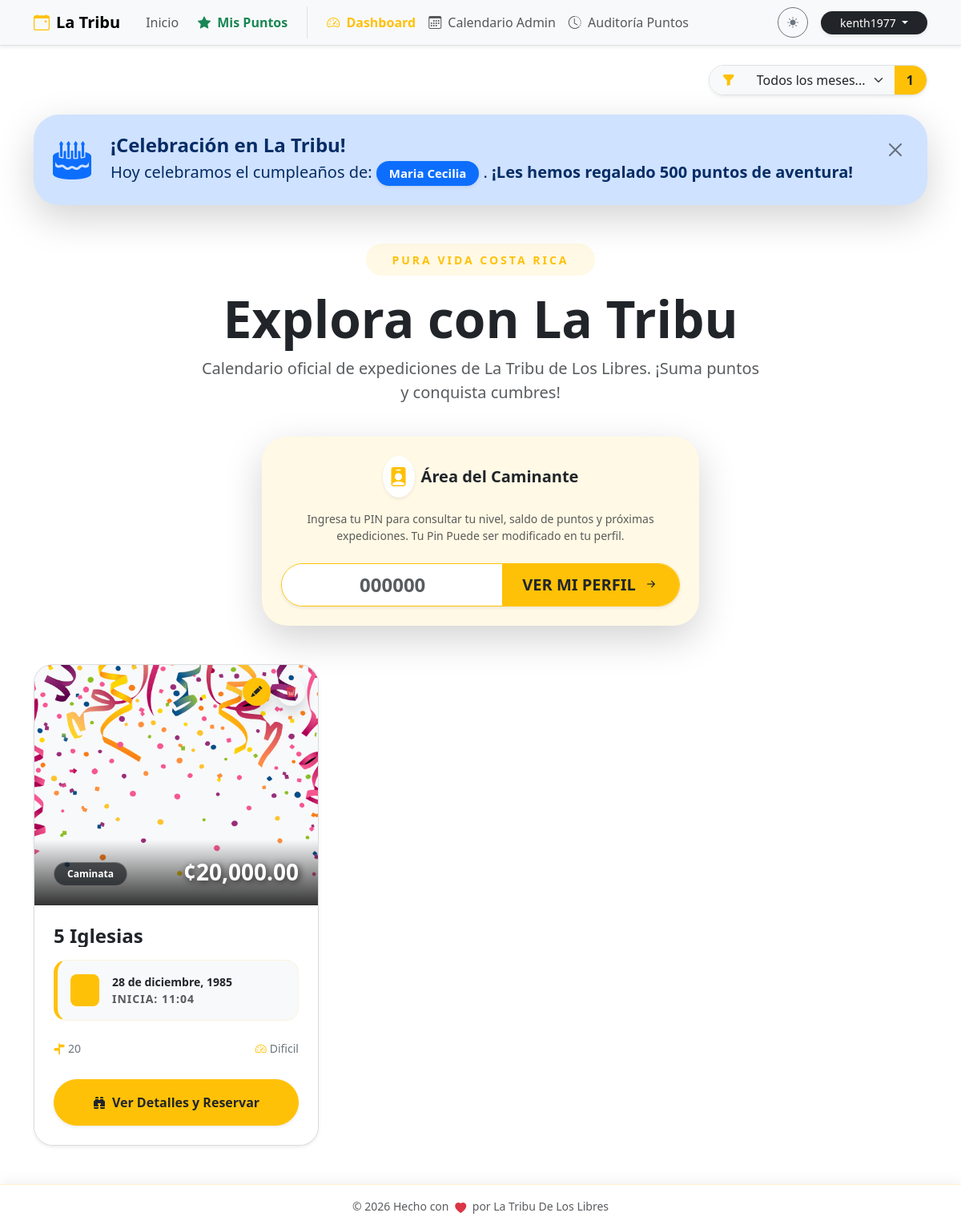
Screenshot of / (signed in) with the database file from the repository.
### db.py (models this page shows, shortened)
class User(db.Model, UserMixin):
    __tablename__ = 'user'
    id = db.Column(db.Integer, primary_key=True)
    email = db.Column(db.String(120), unique=True, nullable=False)
    password = db.Column(db.String(200), nullable=False)
    is_superuser = db.Column(db.Boolean, default=False)

class Member(db.Model):
    __tablename__ = 'member'
    id = db.Column(db.Integer, primary_key=True)
    pin = db.Column(db.String(10), unique=True, nullable=False)
    nombre = db.Column(db.String(100), nullable=False)
    apellido1 = db.Column(db.String(100), nullable=False)
    apellido2 = db.Column(db.String(100))
    telefono = db.Column(db.String(20))
    birth_date = db.Column(db.Date)
    puntos_totales = db.Column(db.Integer, default=0)
    ultimo_regalo_bday = db.Column(db.Integer, default=0)
    bookings = db.relationship('Booking', backref='member', lazy=True, cascade="all, delete-orphan")
    point_logs = db.relationship('PointLog', backref='member', lazy=True, cascade="all, delete-orphan")

class Event(db.Model):
    __tablename__ = 'event'
    id = db.Column(db.Integer, primary_key=True)
    title = db.Column(db.String(150), nullable=False)
    flyer = db.Column(db.String(255)) # Nombre del archivo de imagen en el servidor
    currency = db.Column(db.String(10), default='¢')
    price = db.Column(db.Float, default=0.0)
    points_reward = db.Column(db.Integer, default=10) # Puntos que otorga al aventurero
    activity_type = db.Column(db.String(100)) # Caminata, Internacional, etc.
    duration_days = db.Column(db.Integer, default=1)
    event_date = db.Column(db.Date, nullable=False) # Fecha de inicio
    end_date = db.Column(db.Date) # Fecha de cierre para expediciones de varios días
    departure_point = db.Column(db.String(200)) # Punto de encuentro principal
    departure_time = db.Column(db.String(50))
    difficulty = db.Column(db.String(50))
    distance = db.Column(db.String(50))
    capacity = db.Column(db.Integer, default=0) # Cupos disponibles
    reservation_fee = db.Column(db.String(100)) # Monto requerido para apartar lugar
    description = db.Column(db.Text) # Itinerario detallado
    pickup_point = db.Column(db.String(200)) # Puntos de recogida adicionales
    status = db.Column(db.String(50), default='Activa') # Activa, Suspendido, Se Traslado
    moved_date = db.Column(db.Date) # Nueva fecha en caso de traslado
    bookings = db.relationship('Booking', backref='event', lazy=True, cascade="all, delete-orphan")

### app.py (the view)
@main_bp.route('/')
def home():
    search_month = request.args.get('search_month', type=int)
    query = Event.query
    if search_month:
        query = query.filter(extract('month', Event.event_date) == search_month)
    events = query.order_by(Event.event_date.asc()).all()
    return render_template('home.html', events=events)

### templates/home.html (shortened to what this page needs)
{% extends "base.html" %}
{% block content %}
{% set meses = ['', 'enero', 'febrero', 'marzo', 'abril', 'mayo', 'junio', 'julio', 'agosto', 'septiembre', 'octubre', 'noviembre', 'diciembre'] %}
<div class="row align-items-center mb-4 animate__animated animate__fadeIn">
    <div class="col-lg-12 text-center">
        <div class="d-inline-block p-2 bg-warning bg-opacity-10 rounded-pill mb-3">
            <span class="text-warning fw-bold small px-4 text-uppercase" style="letter-spacing: 3px;">Pura Vida Costa Rica</span>
        </div>
        <h1 class="display-3 fw-bold mb-0">Explora con La Tribu</h1>
        <p class="lead text-muted mt-2 mx-auto" style="max-width: 700px;">
            Calendario oficial de expediciones de La Tribu de Los Libres. ¡Suma puntos y conquista cumbres!
        </p>
    </div>
</div>
<div class="row justify-content-center mb-5 animate__animated animate__fadeInUp" style="animation-delay: 0.2s;">
    <div class="col-md-8 col-lg-6">
        <div class="card border-0 shadow-lg rounded-5 overflow-hidden position-relative">
            <div class="position-absolute top-0 start-0 w-100 h-100 bg-warning bg-opacity-10" style="z-index: 0;"></div>
            <div class="card-body p-4 text-center position-relative" style="z-index: 1;">
                <div class="d-flex justify-content-center align-items-center mb-3">
                    <div class="bg-white p-2 rounded-circle shadow-sm me-2 text-warning">
                        <i class="bi bi-person-badge-fill fs-4"></i>
                    </div>
                    <h5 class="fw-bold mb-0 text-dark">Área del Caminante</h5>
                </div>
                <p class="text-muted small mb-4">
                    Ingresa tu PIN para consultar tu nivel, saldo de puntos y próximas expediciones. Tu Pin Puede ser modificado en tu perfil.
                </p>
                <div class="input-group input-group-lg shadow-sm rounded-pill overflow-hidden border border-warning bg-white">
                    <input type="text" id="quickPinInput" class="form-control border-0 text-center fw-bold text-primary fs-4" placeholder="000000" maxlength="6" oninput="this.value = this.value.replace(/[^0-9]/g, '')">
                    <button class="btn btn-warning fw-bold text-dark px-4 transition-hover" type="button" onclick="goToProfileQuick()">
                        <span class="ver-text">VER </span>MI PERFIL <i class="bi bi-arrow-right-short ms-1"></i>
                    </button>
                </div>
            </div>
        </div>
    </div>
</div>
<div class="row g-4">
    {% if events %}
        {% for event in events %}
        <div class="col-md-6 col-lg-4">
            <div class="card h-100 shadow-sm border border-secondary border-opacity-25 overflow-hidden position-relative adventure-card animate__animated animate__fadeInUp" style="animation-delay: {{ loop.index0 * 0.1 }}s">
                {% if current_user.is_authenticated and current_user.is_superuser %}
                <div class="position-absolute top-0 end-0 m-3 z-3 d-flex gap-2">
                    <button class="btn btn-warning btn-sm rounded-circle shadow text-dark border-0 btn-admin-float" title="Editar Actividad" data-bs-toggle="modal" data-bs-target="#editModal{{ event.id }}">
                        <i class="bi bi-pencil-fill"></i>
                    </button>
                    <button class="btn btn-white btn-sm rounded-circle shadow text-danger border-0 btn-admin-float" title="Eliminar" data-bs-toggle="modal" data-bs-target="#deleteModal{{ event.id }}">
                        <i class="bi bi-trash3-fill"></i>
                    </button>
                </div>
                {% endif %}
                <div class="card-img-container" style="height: 300px; background: var(--bs-tertiary-bg); position: relative; overflow: hidden;">
                    {% if event.flyer %}
                        <img src="{{ url_for('static', filename='uploads/flyers/' + event.flyer) }}" class="card-img-top w-100 h-100 flyer-zoom" style="object-fit: cover;" alt="{{ event.title }}">
                    {% else %}
                        <div class="w-100 h-100 d-flex flex-column align-items-center justify-content-center text-muted">
                            <i class="bi bi-image display-1 opacity-10"></i>
                            <small class="fw-bold opacity-25">Flyer pendiente</small>
                        </div>
                    {% endif %}
                    <div class="price-overlay position-absolute bottom-0 start-0 w-100 p-4 d-flex justify-content-between align-items-end" style="background: linear-gradient(transparent, rgba(0,0,0,0.8));">
                        <span class="badge bg-dark bg-opacity-75 text-white px-3 py-2 rounded-pill small border border-white border-opacity-25">{{ event.activity_type }}</span>
                        <div class="price-tag">
                            <span class="h3 fw-bold mb-0 text-white shadow-text">{{ event.currency }}{{ "{:,.2f}".format(event.price) }}</span>
                        </div>
                    </div>
                </div>
                <div class="card-body p-4">
                    <h4 class="card-title fw-bold mb-3 text-truncate-2 title-link">{{ event.title }}</h4>
                    <div class="mb-4 p-3 bg-body-tertiary rounded-4 small border border-warning border-opacity-10 ticket-date">
                        <div class="d-flex align-items-center">
                            <div class="bg-warning bg-opacity-20 p-2 rounded-3 me-3 text-warning">
                                <i class="bi bi-calendar3 h5 mb-0"></i>
                            </div>
                            <div>
                                <div class="fw-bold text-body">
                                    {% if event.duration_days > 1 %}
                                        Del {{ event.event_date.day }} al {{ event.end_date.day }} de {{ meses[event.end_date.month] }}
                                    {% else %}
                                        {{ event.event_date.day }} de {{ meses[event.event_date.month] }}, {{ event.event_date.year }}
                                    {% endif %}
                                </div>
                                <div class="x-small text-muted text-uppercase fw-bold" style="letter-spacing: 1px;">Inicia: {{ event.departure_time }}</div>
                            </div>
                        </div>
                    </div>
                    <div class="row g-2 mb-1 small text-secondary fw-medium">
                        <div class="col-7">
                            <i class="bi bi-signpost-split-fill me-1 text-warning"></i>{{ event.distance or 'Por definir' }}
                        </div>
                        <div class="col-5 text-end">
                            <i class="bi bi-speedometer2 me-1 text-warning"></i>{{ event.difficulty }}
                        </div>
                    </div>
                </div>
                <div class="card-footer bg-body border-0 p-4 pt-0">
                    <button class="btn btn-warning rounded-pill fw-bold py-3 shadow-sm w-100 text-dark transition-all btn-main-reserve" data-bs-toggle="modal" data-bs-target="#detailsModal{{ event.id }}">
                        <i class="bi bi-binoculars-fill me-2"></i>Ver Detalles y Reservar
                    </button>
                </div>
            </div>
        </div>
        {% endfor %}
    {% endif %}
</div>
<link rel="stylesheet" href="https://cdnjs.cloudflare.com/ajax/libs/animate.css/4.1.1/animate.min.css"/>
{% endblock %}

### templates/base.html (shortened to what this page needs)
<!DOCTYPE html>
<html lang="es" data-bs-theme="light">
<head>
    <link href="https://cdn.jsdelivr.net/npm/bootstrap@5.3.2/dist/css/bootstrap.min.css" rel="stylesheet">
    <link rel="stylesheet" href="https://cdn.jsdelivr.net/npm/bootstrap-icons@1.11.1/font/bootstrap-icons.css">
    <link rel="stylesheet" href="https://cdnjs.cloudflare.com/ajax/libs/animate.css/4.1.1/animate.min.css"/>
</head>
<body>
    <nav class="navbar navbar-expand-lg bg-body-tertiary border-bottom sticky-top shadow-sm">
        <div class="container">
            <a class="navbar-brand fw-bold" href="{{ url_for('main.home') }}">
                <i class="bi bi-calendar-event me-2 text-warning"></i>La Tribu
            </a>
            <div class="collapse navbar-collapse" id="navbarNav">
                <ul class="navbar-nav me-auto align-items-center">
                    <li class="nav-item">
                        <a class="nav-link px-3" href="{{ url_for('main.home') }}">Inicio</a>
                    </li>
                    <li class="nav-item">
                        <button class="nav-link btn btn-link text-decoration-none fw-bold text-success border-0 bg-transparent" data-bs-toggle="modal" data-bs-target="#pointsModal">
                            <i class="bi bi-star-fill me-1"></i> Mis Puntos
                        </button>
                    </li>
                    {% if current_user.is_authenticated and current_user.is_superuser %}
                    <li class="nav-item ms-lg-3 border-start ps-lg-3">
                        <a class="nav-link fw-bold text-warning" href="{{ url_for('main.dashboard') }}">
                            <i class="bi bi-speedometer2 me-1"></i> Dashboard
                        </a>
                    </li>
                    <li class="nav-item">
                        <a class="nav-link" href="{{ url_for('calendar_view.view') }}">
                            <i class="bi bi-calendar3 me-1"></i> Calendario Admin
                        </a>
                    </li>
                    <li class="nav-item">
                        <a class="nav-link" href="{{ url_for('puntos.historial_global') }}">
                            <i class="bi bi-clock-history me-1"></i> Auditoría Puntos
                        </a>
                    </li>
                    {% endif %}
                </ul>
                <div class="d-flex align-items-center gap-3 mt-3 mt-lg-0">
                    <button class="btn btn-sm btn-outline-secondary rounded-circle" id="themeToggler" title="Cambiar tema" style="width: 38px; height: 38px; padding: 0;">
                        <i class="bi bi-sun-fill" id="themeIcon"></i>
                    </button>
                    {% if current_user.is_authenticated %}
                        <div class="dropdown">
                            <button class="btn btn-dark btn-sm rounded-pill px-4 dropdown-toggle shadow-sm border-0" type="button" data-bs-toggle="dropdown">
                                {{ current_user.email.split('@')[0] }}
                            </button>
                        </div>
                    {% else %}
                        <a href="{{ url_for('auth.login') }}" class="btn btn-warning btn-sm text-dark fw-bold rounded-pill px-4 shadow-sm border-0">
                            <i class="bi bi-lock-fill me-1"></i>Admin
                        </a>
                    {% endif %}
                </div>
            </div>
        </div>
    </nav>
    <main class="container py-4">
        {% if request.endpoint == 'main.home' %}
        <div class="row mb-4 justify-content-end animate__animated animate__fadeIn">
            <div class="col-auto">
                <form action="{{ url_for('main.home') }}" method="GET" class="d-flex align-items-center">
                    <div class="input-group shadow-sm rounded-pill overflow-hidden border">
                        <span class="input-group-text border-0 bg-body-tertiary text-warning px-3">
                            <i class="bi bi-funnel-fill"></i>
                        </span>
                        <select name="search_month" class="form-select border-0 bg-body-tertiary text-body shadow-none" style="min-width: 180px;" onchange="this.form.submit()">
                            <option value="">Todos los meses...</option>
                        </select>
                        <span class="input-group-text border-0 bg-warning text-dark fw-bold px-3" title="Actividades este mes">
                            {{ month_activity_count|default(0) }}
                        </span>
                    </div>
                </form>
            </div>
        </div>
        {% endif %}
        {% if birthdays_today %}
        <div class="alert alert-primary alert-dismissible fade show border-0 shadow-lg rounded-5 mb-5 animate__animated animate__bounceIn" role="alert">
            <div class="d-flex align-items-center p-2">
                <div class="display-5 me-4 text-primary animate__animated animate__pulse animate__infinite">
                    <i class="bi bi-cake2-fill"></i>
                </div>
                <div>
                    <h4 class="fw-bold mb-1 text-primary-emphasis">¡Celebración en La Tribu!</h4>
                    <p class="mb-0 fs-5">
                        Hoy celebramos el cumpleaños de:
                        {% for m in birthdays_today %}
                        <span class="badge bg-primary text-white px-3 py-2 rounded-pill shadow-sm">{{ m.nombre }} {{ m.apellido1 }}</span>{{ ", " if not loop.last }}
                        {% endfor %}.
                        <span class="fw-bold">¡Les hemos regalado 500 puntos de aventura!</span>
                    </p>
                </div>
            </div>
            <button type="button" class="btn-close m-3" data-bs-dismiss="alert" aria-label="Close"></button>
        </div>
        {% endif %}
        {% block content %}{% endblock %}
    </main>
    <footer class="footer-sticky-blur py-3 text-center">
        <div class="container d-flex justify-content-center align-items-center gap-3">
            <span class="text-body-secondary fw-medium small">
                © 2026 Hecho con <i class="bi bi-heart-fill text-danger heart-beat mx-1"></i> por La Tribu De Los Libres
            </span>
        </div>
    </footer>
</body>
</html>

### rows the page displays
User: email "kenth1977"
Member: nombre "Maria", apellido1 "Cecilia"
Event: flyer (picture), activity_type "Caminata", currency "¢", price "20,000.00", title "5 Iglesias", event_date.day "28", event_date "diciembre", event_date.year "1985", departure_time "11:04", distance "20", difficulty "Dificil"

### other values shown
{{ month_activity_count|default(0) }} "1"
